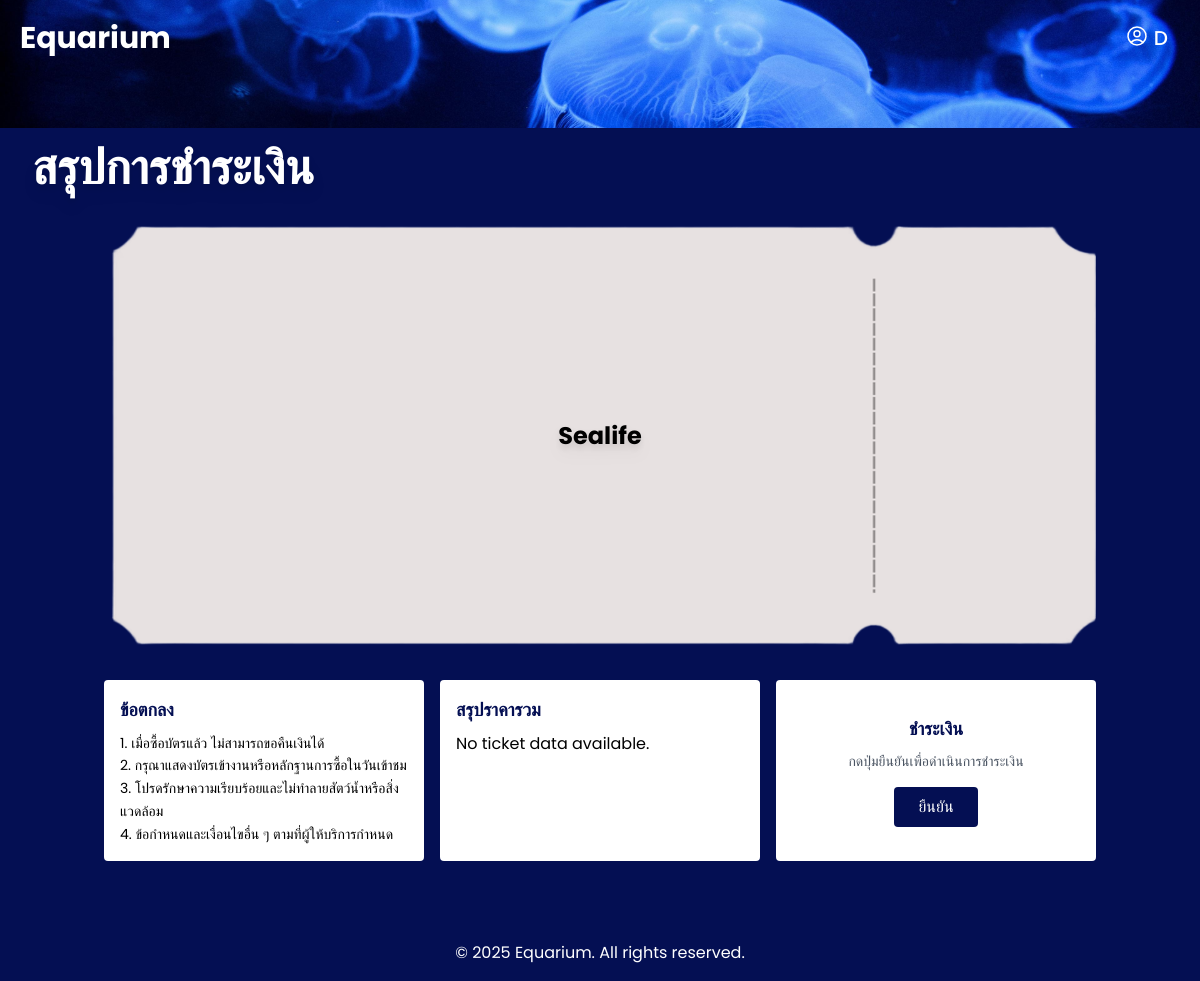
The page /pay/payment.php?event_id=1 (signed in) on the database as committed earlier.
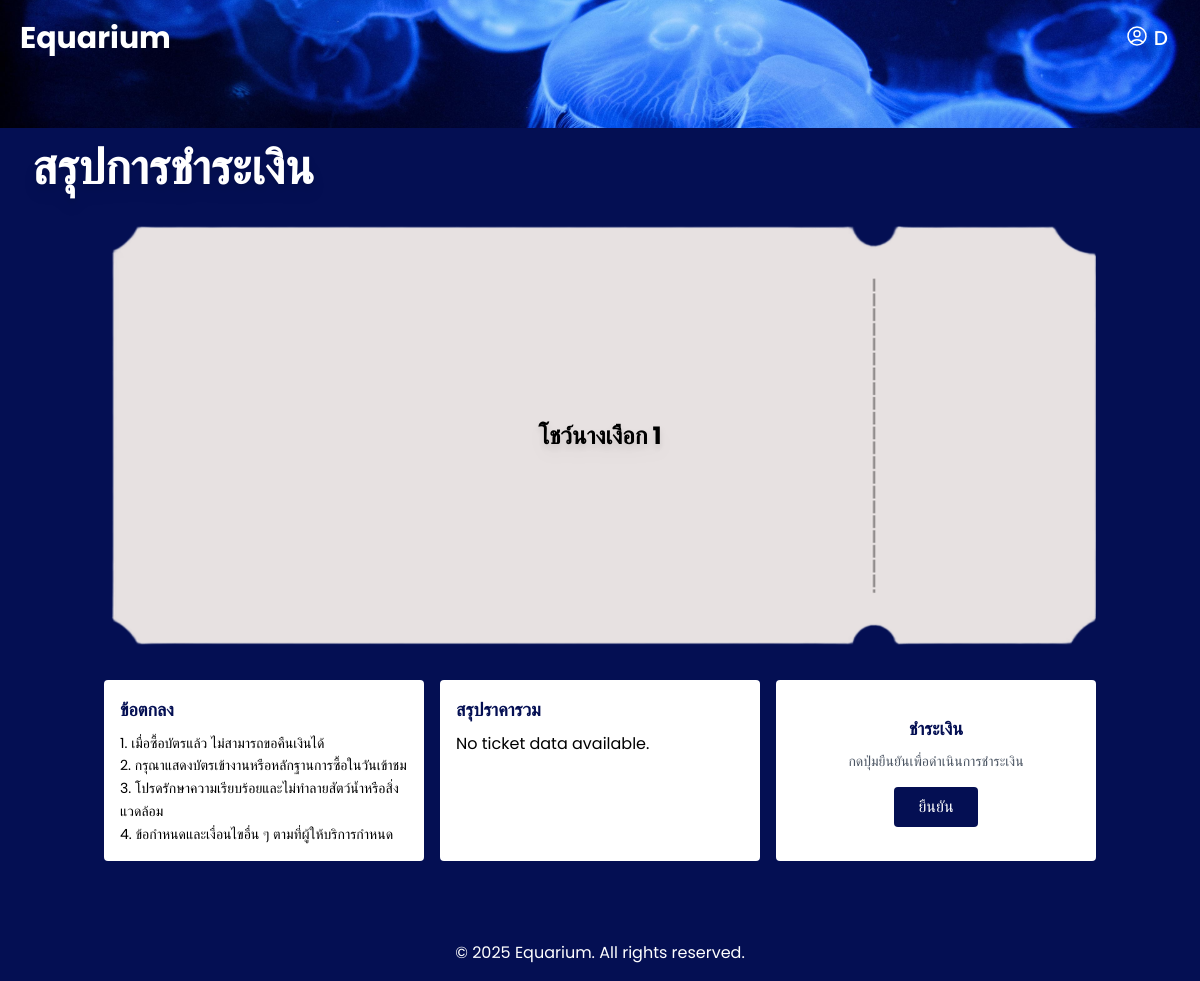
The same page on the database as committed later.
### tables this page shows
CREATE TABLE `events` (
  `event_id` int(11) NOT NULL,
  `name` varchar(100) NOT NULL,
  `image` varchar(255) NOT NULL,
  `location` varchar(100) NOT NULL,
  `province` varchar(255) NOT NULL,
  `activity` varchar(255) NOT NULL,
  `price` decimal(10,2) NOT NULL,
  `created_at` timestamp NOT NULL DEFAULT CURRENT_TIMESTAMP,
  `ticket_quantity` int(11) NOT NULL DEFAULT '0',
  `description` text NOT NULL
);

### public_html/pay/payment.php (the view, shortened to what this page needs)
<?php
include '../includes/navbar.php';
$conn = new mysqli('mysql', 'user', 'password', 'aquarium');
$event_id = isset($_GET['event_id']) ? intval($_GET['event_id']) : 0;
$sql = "SELECT * FROM events WHERE event_id = ?";
$stmt = $conn->prepare($sql);
$stmt->bind_param("i", $event_id);
$stmt->execute();
$result = $stmt->get_result();
$event = $result->fetch_assoc();
$sqlTicket = "SELECT * FROM ticket WHERE event_id = ? ORDER BY created_at DESC LIMIT 1";
$stmtTicket = $conn->prepare($sqlTicket);
$stmtTicket->bind_param("i", $event_id);
$stmtTicket->execute();
$resultTicket = $stmtTicket->get_result();
$ticketRecord = $resultTicket->fetch_assoc();
?>
<!DOCTYPE html>
<html lang="en">
<head>
  <script src="https://cdn.tailwindcss.com"></script>
</head>
<body class="font-poppins min-h-screen bg-mainBlue text-white">
  <header class="relative h-32 bg-center bg-cover bg-no-repeat" style="background-image: url('../image/8929102.jpg');">
    <div class="absolute top-5 left-5 z-50 flex items-center">
      <a href="../homepage/aquarium.php" class="text-white text-3xl font-bold">Equarium</a>
    </div>
  </header>
  <h1 class="text-3xl md:text-5xl font-bold drop-shadow-lg text-white px-8 mt-4">
    สรุปการชำระเงิน
  </h1>
  <main class="max-w-5xl mx-auto px-4 py-8">
    <div class="relative inline-block mb-8">
      <img src="../image/ticket1.png" alt="Ticket" class="w-92" />
      <div class="absolute inset-0 flex flex-col items-center justify-center">
        <h2 class="text-2xl font-bold text-black drop-shadow-lg">
          <?php echo htmlspecialchars($event['name']); ?>
        </h2>
      </div>
    </div>
    <div class="grid grid-cols-1 md:grid-cols-3 gap-4">
      <div class="bg-white text-black rounded p-4">
        <h3 class="text-lg font-semibold text-mainBlue mb-2">ข้อตกลง</h3>
        <p class="text-sm leading-relaxed">
          1. เมื่อซื้อบัตรแล้ว ไม่สามารถขอคืนเงินได้<br/>
          2. กรุณาแสดงบัตรเข้างานหรือหลักฐานการซื้อในวันเข้าชม<br/>
          3. โปรดรักษาความเรียบร้อยและไม่ทำลายสัตว์น้ำหรือสิ่งแวดล้อม<br/>
          4. ข้อกำหนดและเงื่อนไขอื่น ๆ ตามที่ผู้ให้บริการกำหนด<br/>
        </p>
      </div>
      <div class="bg-white text-black rounded p-4">
        <h3 class="text-lg font-semibold text-mainBlue mb-2">สรุปราคารวม</h3>
        <?php if ($ticketRecord): ?>
          <p>จำนวนตั๋ว: <?php echo htmlspecialchars($ticketRecord['ticket_quantity']); ?></p>
          <p>ราคาต่อใบ: ฿<?php echo htmlspecialchars($event['price']); ?></p>
          <p>ราคารวม: ฿<?php echo htmlspecialchars($ticketRecord['total_price']); ?></p>
          <p>รหัสตั๋ว: <?php echo htmlspecialchars($ticketRecord['ticket_code']); ?></p>
        <?php else: ?>
          <p>No ticket data available.</p>
        <?php endif; ?>
      </div>
      <div class="bg-white text-black rounded p-4 flex flex-col justify-center items-center">
        <h3 class="text-lg font-semibold text-mainBlue mb-2">ชำระเงิน</h3>
        <p class="mb-4 text-sm text-gray-600">
          กดปุ่มยืนยันเพื่อดำเนินการชำระเงิน
        </p>
        <a href="payconfirm.php?id=<?php echo $ticketRecord ? $ticketRecord['id'] : $event_id; ?>"
           class="bg-mainBlue text-white px-6 py-2 rounded hover:bg-hoverBlue transition-colors">
          ยืนยัน
        </a>
      </div>
    </div>
  </main>
  <footer class="bg-mainBlue text-white py-4 text-center mt-8">
    <p>&copy; 2025 Equarium. All rights reserved.</p>
  </footer>
</body>
</html>

Rows that differ between the two databases and show on the page:
changed events: name "Sealife" → "โชว์นางเงือก 1"
